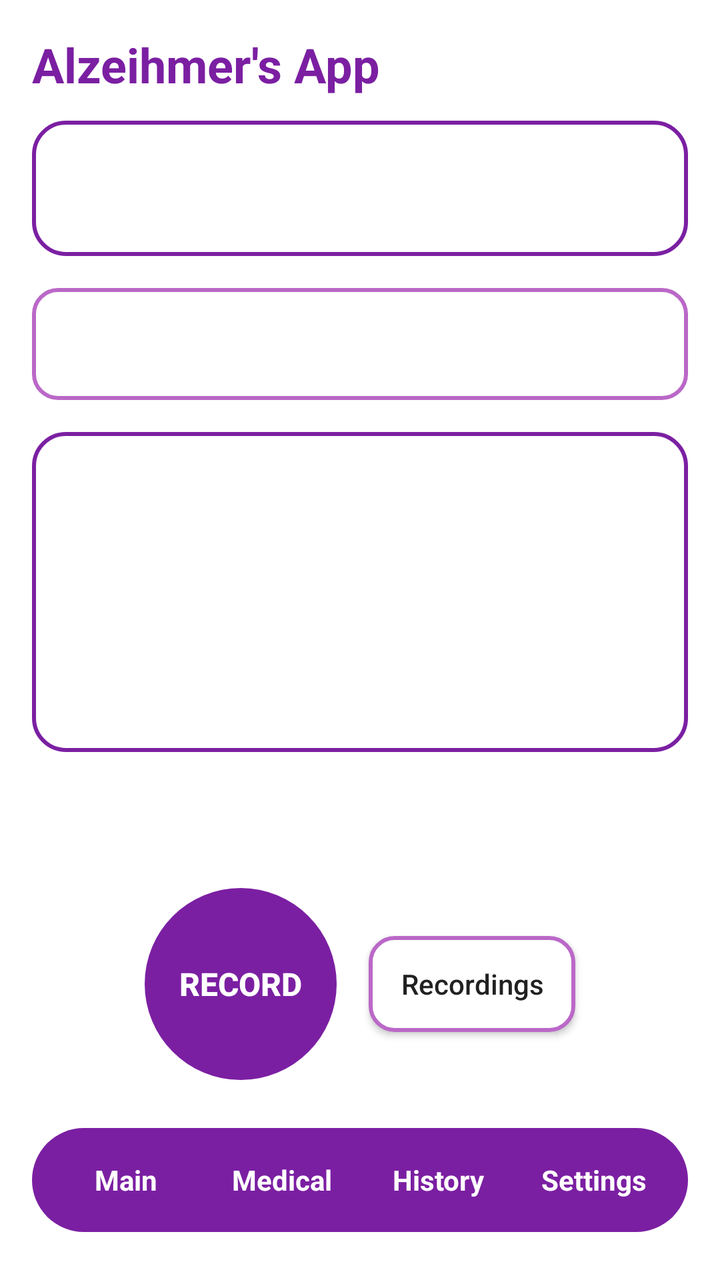
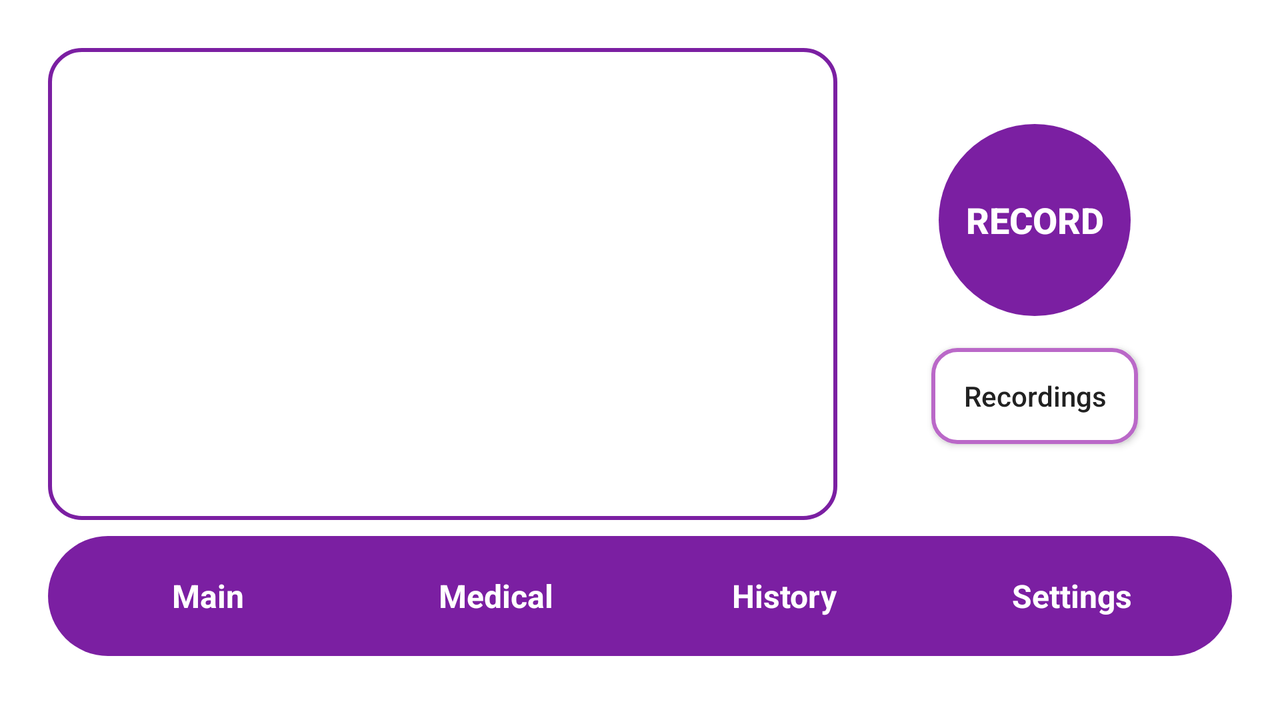

Compare how this app lays out the same screen by default and in its alternative resource folder. The renders come first, then the two layout files and the values they reference.
<!-- AndroidManifest.xml: activity theme Theme.AlzeihmersApp -->
<!-- res/layout/activity_main.xml -->
<?xml version="1.0" encoding="utf-8"?>
<LinearLayout xmlns:android="http://schemas.android.com/apk/res/android"
    xmlns:tools="http://schemas.android.com/tools"
    android:layout_width="match_parent"
    android:layout_height="match_parent"
    android:background="@color/background_primary"
    android:orientation="vertical"
    android:padding="16dp"
    tools:context=".MainActivity">

    
    <TextView
        android:id="@+id/main_title"
        android:layout_width="wrap_content"
        android:layout_height="wrap_content"
        android:text="@string/app_name"
        android:textColor="@color/purple_700"
        android:textSize="24sp"
        android:textStyle="bold"
        android:layout_marginBottom="12dp" />

    
    <LinearLayout
        android:id="@+id/top_data_box"
        android:layout_width="match_parent"
        android:layout_height="0dp"
        android:layout_weight="1"
        android:background="@drawable/box_top_rounded"
        android:padding="16dp"
        android:gravity="center"
        android:orientation="vertical" />

    
    <LinearLayout
        android:id="@+id/middle_info_box"
        android:layout_width="match_parent"
        android:layout_height="56dp"
        android:layout_marginTop="16dp"
        android:background="@drawable/box_middle_rounded"
        android:gravity="center_vertical"
        android:paddingHorizontal="16dp"
        android:orientation="horizontal" />

    
    <LinearLayout
        android:id="@+id/graph_box"
        android:layout_width="match_parent"
        android:layout_height="160dp"
        android:layout_marginTop="16dp"
        android:background="@drawable/box_top_rounded"
        android:padding="12dp"
        android:gravity="center"
        android:orientation="vertical" />

    
    <View
        android:layout_width="match_parent"
        android:layout_height="0dp"
        android:layout_weight="1" />

    
    <LinearLayout
        android:layout_width="match_parent"
        android:layout_height="wrap_content"
        android:gravity="center"
        android:orientation="horizontal"
        android:layout_marginBottom="16dp">

        <Button
            android:id="@+id/button_record"
            android:layout_width="96dp"
            android:layout_height="96dp"
            android:background="@drawable/record_button_circle"
            android:stateListAnimator="@null"
            android:text="Record"
            android:textColor="@color/text_on_purple"
            android:textSize="16sp"
            android:textStyle="bold"
            android:contentDescription="@string/app_name" />

        <Button
            android:id="@+id/button_view_recordings"
            android:layout_width="wrap_content"
            android:layout_height="wrap_content"
            android:layout_marginStart="16dp"
            android:text="Recordings"
            android:textAllCaps="false"
            android:textColor="@color/text_primary"
            android:background="@drawable/box_middle_rounded"
            android:paddingHorizontal="16dp"
            android:paddingVertical="8dp" />
    </LinearLayout>

    
    <LinearLayout
        android:id="@+id/bottom_nav"
        android:layout_width="match_parent"
        android:layout_height="52dp"
        android:layout_marginTop="8dp"
        android:layout_marginBottom="8dp"
        android:background="@drawable/nav_bar_background"
        android:gravity="center_vertical"
        android:orientation="horizontal">

        <TextView
            android:id="@+id/nav_main"
            android:layout_width="0dp"
            android:layout_height="match_parent"
            android:layout_weight="1"
            android:gravity="center"
            android:text="@string/nav_main"
            android:textColor="@color/nav_item_text_color"
            android:textSize="14sp"
            android:textStyle="bold"
            android:background="@drawable/nav_item_background"
            android:selected="true" />

        <TextView
            android:id="@+id/nav_medical"
            android:layout_width="0dp"
            android:layout_height="match_parent"
            android:layout_weight="1"
            android:gravity="center"
            android:text="@string/nav_medical"
            android:textColor="@color/nav_item_text_color"
            android:textSize="14sp"
            android:textStyle="bold"
            android:background="@drawable/nav_item_background" />

        <TextView
            android:id="@+id/nav_history"
            android:layout_width="0dp"
            android:layout_height="match_parent"
            android:layout_weight="1"
            android:gravity="center"
            android:text="@string/nav_history"
            android:textColor="@color/nav_item_text_color"
            android:textSize="14sp"
            android:textStyle="bold"
            android:background="@drawable/nav_item_background" />

        <TextView
            android:id="@+id/nav_settings"
            android:layout_width="0dp"
            android:layout_height="match_parent"
            android:layout_weight="1"
            android:gravity="center"
            android:text="@string/nav_settings"
            android:textColor="@color/nav_item_text_color"
            android:textSize="14sp"
            android:textStyle="bold"
            android:background="@drawable/nav_item_background" />
    </LinearLayout>

</LinearLayout>
<!-- resources referenced by this layout -->
<resources>
  <color name="background_primary">#FFFFFFFF</color>
  <color name="purple_700">#FF7B1FA2</color>
  <color name="text_on_purple">#FFFFFFFF</color>
  <color name="text_primary">#FF212121</color>
  <!-- drawable box_middle_rounded (drawable) -->
  <?xml version="1.0" encoding="utf-8"?>
  <shape xmlns:android="http://schemas.android.com/apk/res/android"
      android:shape="rectangle">
      <solid android:color="@color/background_primary" />
      <stroke
          android:width="2dp"
          android:color="@color/purple_300" />
      <corners android:radius="12dp" />
  </shape>
  <!-- drawable box_top_rounded (drawable) -->
  <?xml version="1.0" encoding="utf-8"?>
  <shape xmlns:android="http://schemas.android.com/apk/res/android"
      android:shape="rectangle">
      <solid android:color="@color/background_primary" />
      <stroke
          android:width="2dp"
          android:color="@color/purple_700" />
      <corners android:radius="16dp" />
  </shape>
  <!-- drawable nav_bar_background (drawable) -->
  <?xml version="1.0" encoding="utf-8"?>
  <shape xmlns:android="http://schemas.android.com/apk/res/android"
      android:shape="rectangle">
      <solid android:color="@color/purple_700" />
      
      <corners android:radius="100dp" />
      <padding
          android:left="8dp"
          android:top="8dp"
          android:right="8dp"
          android:bottom="8dp" />
  </shape>
  <!-- drawable nav_item_background (drawable) -->
  <?xml version="1.0" encoding="utf-8"?>
  <selector xmlns:android="http://schemas.android.com/apk/res/android">
      
      <item android:state_selected="true">
          <shape android:shape="rectangle">
              <solid android:color="@color/white" />
              <stroke
                  android:width="2dp"
                  android:color="@color/purple_700" />
              <corners android:radius="16dp" />
          </shape>
      </item>
  
      
      <item>
          <shape android:shape="rectangle">
              <solid android:color="@android:color/transparent" />
              <corners android:radius="16dp" />
          </shape>
      </item>
  </selector>
  <!-- drawable record_button_circle (drawable) -->
  <?xml version="1.0" encoding="utf-8"?>
  <selector xmlns:android="http://schemas.android.com/apk/res/android">
      
      <item android:state_selected="true">
          <shape android:shape="oval">
              <solid android:color="@color/purple_900" />
          </shape>
      </item>
  
      
      <item>
          <shape android:shape="oval">
              <solid android:color="@color/purple_700" />
          </shape>
      </item>
  </selector>
  <string name="app_name">Alzeihmer\'s App</string>
  <string name="nav_history">History</string>
  <string name="nav_main">Main</string>
  <string name="nav_medical">Medical</string>
  <string name="nav_settings">Settings</string>
  <style name="Theme.AlzeihmersApp" parent="android:Theme.Material.Light.NoActionBar" />
  <color name="purple_300">#FFBA68C8</color>
  <color name="white">#FFFFFFFF</color>
  <color name="purple_900">#FF4A148C</color>
</resources>
<!-- res/layout-land/activity_main.xml (the repository's variant of the layout above) -->
<!-- drawn on the phone turned sideways -->
<?xml version="1.0" encoding="utf-8"?>
<LinearLayout xmlns:android="http://schemas.android.com/apk/res/android"
    xmlns:tools="http://schemas.android.com/tools"
    android:layout_width="match_parent"
    android:layout_height="match_parent"
    android:background="@color/background_primary"
    android:orientation="vertical"
    android:padding="24dp"
    tools:context=".MainActivity">

    
    <LinearLayout
        android:layout_width="match_parent"
        android:layout_height="0dp"
        android:layout_weight="1"
        android:orientation="horizontal">

        
        <LinearLayout
            android:id="@+id/top_data_box"
            android:layout_width="0dp"
            android:layout_height="match_parent"
            android:layout_weight="2"
            android:background="@drawable/box_top_rounded"
            android:padding="16dp"
            android:gravity="center"
            android:orientation="vertical" />

        
        <LinearLayout
            android:layout_width="0dp"
            android:layout_height="match_parent"
            android:layout_weight="1"
            android:gravity="center"
            android:orientation="vertical">

            <Button
                android:id="@+id/button_record"
                android:layout_width="96dp"
                android:layout_height="96dp"
                android:background="@drawable/record_button_circle"
                android:stateListAnimator="@null"
                android:text="Record"
                android:textColor="@color/text_on_purple"
                android:textSize="18sp"
                android:textStyle="bold"
                android:contentDescription="@string/app_name" />

            <Button
                android:id="@+id/button_view_recordings"
                android:layout_width="wrap_content"
                android:layout_height="wrap_content"
                android:layout_marginTop="16dp"
                android:text="Recordings"
                android:textAllCaps="false"
                android:textColor="@color/text_primary"
                android:background="@drawable/box_middle_rounded"
                android:paddingHorizontal="16dp"
                android:paddingVertical="8dp" />
        </LinearLayout>
    </LinearLayout>

    
    <LinearLayout
        android:id="@+id/bottom_nav"
        android:layout_width="match_parent"
        android:layout_height="60dp"
        android:layout_marginTop="8dp"
        android:layout_marginBottom="8dp"
        android:background="@drawable/nav_bar_background"
        android:gravity="center_vertical"
        android:orientation="horizontal">

        <TextView
            android:id="@+id/nav_main"
            android:layout_width="0dp"
            android:layout_height="match_parent"
            android:layout_weight="1"
            android:gravity="center"
            android:text="@string/nav_main"
            android:textColor="@color/nav_item_text_color"
            android:textSize="16sp"
            android:textStyle="bold"
            android:background="@drawable/nav_item_background"
            android:selected="true" />

        <TextView
            android:id="@+id/nav_medical"
            android:layout_width="0dp"
            android:layout_height="match_parent"
            android:layout_weight="1"
            android:gravity="center"
            android:text="@string/nav_medical"
            android:textColor="@color/nav_item_text_color"
            android:textSize="16sp"
            android:textStyle="bold"
            android:background="@drawable/nav_item_background" />

        <TextView
            android:id="@+id/nav_history"
            android:layout_width="0dp"
            android:layout_height="match_parent"
            android:layout_weight="1"
            android:gravity="center"
            android:text="@string/nav_history"
            android:textColor="@color/nav_item_text_color"
            android:textSize="16sp"
            android:textStyle="bold"
            android:background="@drawable/nav_item_background" />

        <TextView
            android:id="@+id/nav_settings"
            android:layout_width="0dp"
            android:layout_height="match_parent"
            android:layout_weight="1"
            android:gravity="center"
            android:text="@string/nav_settings"
            android:textColor="@color/nav_item_text_color"
            android:textSize="16sp"
            android:textStyle="bold"
            android:background="@drawable/nav_item_background" />
    </LinearLayout>

</LinearLayout>
<!-- resources referenced by the variant -->
<!-- as the phone turned sideways resolves them -->
<resources>
  <color name="background_primary">#FFFFFFFF</color>
  <color name="text_on_purple">#FFFFFFFF</color>
  <color name="text_primary">#FF212121</color>
  <!-- drawable box_middle_rounded (drawable) -->
  <?xml version="1.0" encoding="utf-8"?>
  <shape xmlns:android="http://schemas.android.com/apk/res/android"
      android:shape="rectangle">
      <solid android:color="@color/background_primary" />
      <stroke
          android:width="2dp"
          android:color="@color/purple_300" />
      <corners android:radius="12dp" />
  </shape>
  <!-- drawable box_top_rounded (drawable) -->
  <?xml version="1.0" encoding="utf-8"?>
  <shape xmlns:android="http://schemas.android.com/apk/res/android"
      android:shape="rectangle">
      <solid android:color="@color/background_primary" />
      <stroke
          android:width="2dp"
          android:color="@color/purple_700" />
      <corners android:radius="16dp" />
  </shape>
  <!-- drawable nav_bar_background (drawable) -->
  <?xml version="1.0" encoding="utf-8"?>
  <shape xmlns:android="http://schemas.android.com/apk/res/android"
      android:shape="rectangle">
      <solid android:color="@color/purple_700" />
      
      <corners android:radius="100dp" />
      <padding
          android:left="8dp"
          android:top="8dp"
          android:right="8dp"
          android:bottom="8dp" />
  </shape>
  <!-- drawable nav_item_background (drawable) -->
  <?xml version="1.0" encoding="utf-8"?>
  <selector xmlns:android="http://schemas.android.com/apk/res/android">
      
      <item android:state_selected="true">
          <shape android:shape="rectangle">
              <solid android:color="@color/white" />
              <stroke
                  android:width="2dp"
                  android:color="@color/purple_700" />
              <corners android:radius="16dp" />
          </shape>
      </item>
  
      
      <item>
          <shape android:shape="rectangle">
              <solid android:color="@android:color/transparent" />
              <corners android:radius="16dp" />
          </shape>
      </item>
  </selector>
  <!-- drawable record_button_circle (drawable) -->
  <?xml version="1.0" encoding="utf-8"?>
  <selector xmlns:android="http://schemas.android.com/apk/res/android">
      
      <item android:state_selected="true">
          <shape android:shape="oval">
              <solid android:color="@color/purple_900" />
          </shape>
      </item>
  
      
      <item>
          <shape android:shape="oval">
              <solid android:color="@color/purple_700" />
          </shape>
      </item>
  </selector>
  <string name="app_name">Alzeihmer\'s App</string>
  <string name="nav_history">History</string>
  <string name="nav_main">Main</string>
  <string name="nav_medical">Medical</string>
  <string name="nav_settings">Settings</string>
  <style name="Theme.AlzeihmersApp" parent="android:Theme.Material.Light.NoActionBar" />
  <color name="purple_300">#FFBA68C8</color>
  <color name="purple_700">#FF7B1FA2</color>
  <color name="white">#FFFFFFFF</color>
  <color name="purple_900">#FF4A148C</color>
</resources>
